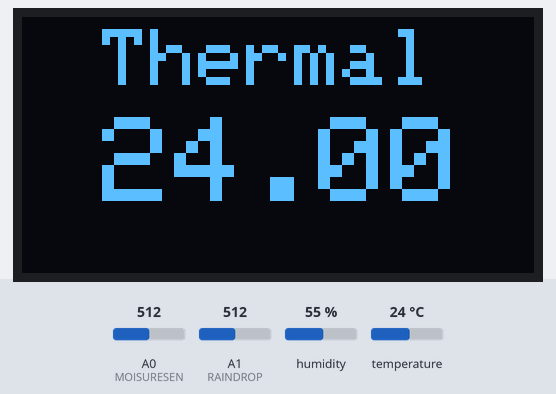
A sketch run on a simulated Arduino Uno, built with avr-gcc and run on an emulated ATmega328P. On the bench: 128×64 one-colour display. Inputs (shaded band) come from the test bench; at power-on: humidity 55 %, A0 (MOISURESEN) = 512, A1 (RAINDROP) = 512, temperature 24 °C. What the sketch prints to the serial monitor is not drawn.

Above: at 3.3 s.
3.4 s: humidity set to 22 %
At 7.7 s:
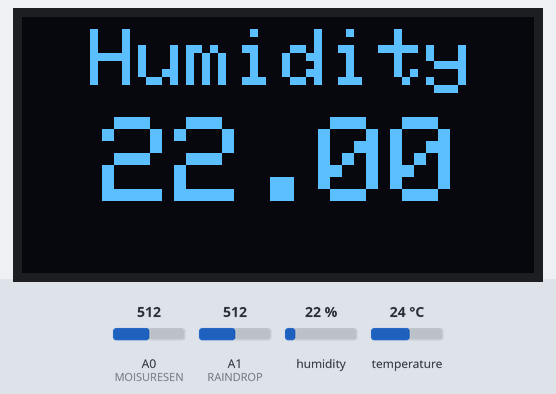
11.9 s: A0 (MOISURESEN) set to 716
At 15.3 s:
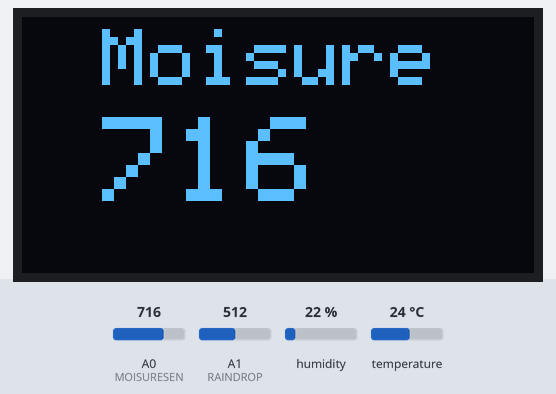
17.7 s: A1 (RAINDROP) set to 716
At 26.8 s:
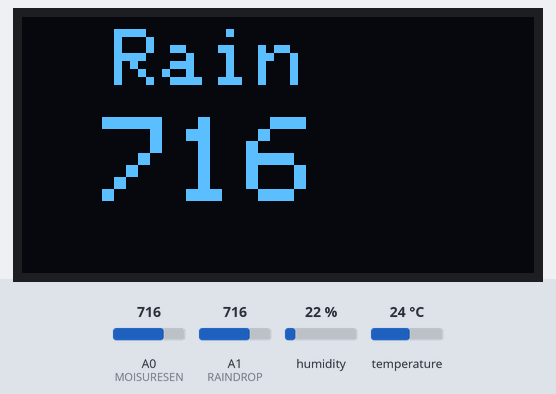
28.2 s: temperature set to 12 °C
At 34.9 s:
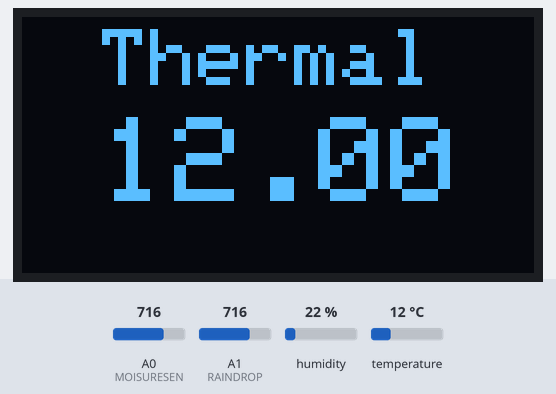
36.6 s: A0 (MOISURESEN) set to 992
At 41.1 s:
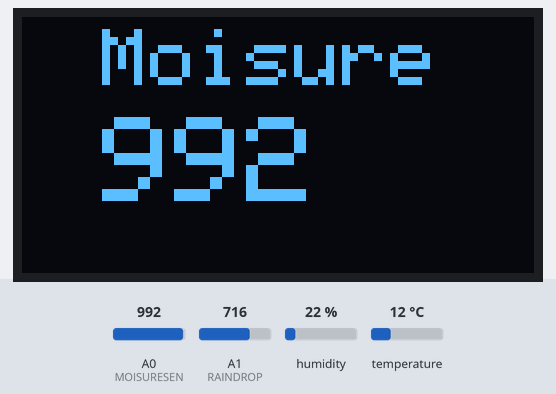
42.8 s: A1 (RAINDROP) set to 992
At 47.6 s:
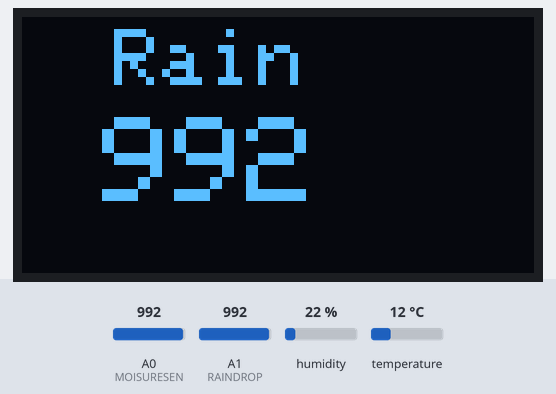
Timing chart, 0 to 49.1 s (numbered marks = the images above; inputs shaded):
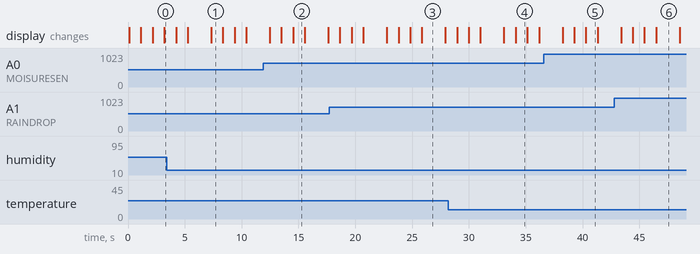

The sketch:

arduino-code.ino
```cpp
#include <SPI.h> // For SPI communication for OLED
#include <Wire.h> // For i2C communication for OLED


// OLED
#include <Adafruit_GFX.h> // OLED library
#include <Adafruit_SSD1306.h> // OLED library
#define SCREEN_WIDTH 128 // OLED width
#define SCREEN_HEIGHT 64 // OLED height
#define OLED_MOSI   9
#define OLED_CLK   10
#define OLED_DC    11
#define OLED_CS    12
#define OLED_RESET 13

Adafruit_SSD1306 display(SCREEN_WIDTH, SCREEN_HEIGHT,
  OLED_MOSI, OLED_CLK, OLED_DC, OLED_RESET, OLED_CS);


// DHT
#include <DHT.h> // DHT library
#define DHTPIN 7     // DHT pin number
#define DHTTYPE DHT11   // DHT 22  (AM2302)
DHT dht(DHTPIN, DHTTYPE); // Initialize DHT sensor for normal 16mhz Arduino

#define MOISURESEN A0 // Moisure sensor pin number
#define RAINDROP A1 // Rain drop sensor pin number


float hum;  // Stores humidity value
float temp; // Stores temperature valuex
int mosiureValue; // Store moisure value from sensor
int rainDropValue; // Store rain drop value from sensor

void setup() {
  // put your setup code here, to run once:
  Serial.begin(9600); // Serial communication initialisation
  Serial.println("Arduino Weather Station:-");
  Serial.println("Project by Akhil A B");
  pinMode(MOISURESEN, INPUT); // Moisure sensor pin initialisation
  pinMode(RAINDROP, INPUT); // Rain drop sensor pin initialisation
  dht.begin(); // DHT sensor initialization
  Serial.println("DHT11 initialised.");
  if(!display.begin(SSD1306_SWITCHCAPVCC)) {

    for(;;); //
  }
  display.clearDisplay();
  display.display();
  display.clearDisplay();
  display.setTextSize(2);
  display.setTextColor(SSD1306_WHITE);
  display.setCursor(0,10);
  display.print("Arduino");
  display.setCursor(0,30);
  display.print("Weather");
  display.setCursor(0,50);
  display.print("Station");
  display.display();
  delay(1000);
  display.clearDisplay();
  display.setCursor(0,10);
  display.print("By");
  display.setCursor(0,30);
  display.print("Akhil");
  display.setCursor(0,50);
  display.print("A B");
  display.display();
  delay(1000);
}

void loop() {
  // put your main code here, to run repeatedly:
  hum = dht.readHumidity(); // Read humidity from sensor and store in variable.
  temp= dht.readTemperature(); // Read temperature from sensor and store in variable.
  mosiureValue = analogRead(MOISURESEN); // Read moisure value from sensor and store in variable
  rainDropValue = analogRead(RAINDROP); // Read rain drop value from sensor and store in variable

  // Display Humidity
  display.clearDisplay();
  display.setTextSize(2);
  display.setTextColor(SSD1306_WHITE);
  display.setCursor(17,3);
  display.print("Humidity");
  display.setTextSize(3);
  display.setCursor(20,25);
  display.print(hum);
  display.display();
  delay(1000);

  // Display Temperature
  display.clearDisplay();
  display.setTextSize(2);
  display.setTextColor(SSD1306_WHITE);
  display.setCursor(20,3);
  display.print("Thermal");
  display.setTextSize(3);
  display.setCursor(20,25);
  display.print(temp);
  display.display();
  delay(1000);

  // Display Moisure value
  display.clearDisplay();
  display.setTextSize(2);
  display.setTextColor(SSD1306_WHITE);
  display.setCursor(20,3);
  display.print("Moisure");
  display.setTextSize(3);
  display.setCursor(20,25);
  display.print(mosiureValue);
  display.display();
  delay(1000);

  // Display Rain drop
  display.clearDisplay();
  display.setTextSize(2);
  display.setTextColor(SSD1306_WHITE);
  display.setCursor(23,3);
  display.print("Rain");
  display.setTextSize(3);
  display.setCursor(20,25);
  display.print(rainDropValue);
  display.display();
  delay(1000);

  Serial.print("Humidity: ");
  Serial.print(hum);
  Serial.print(" %, Temp: ");
  Serial.print(temp);
  Serial.print(" Celsius");
  Serial.print(", Moisure value: ");
  Serial.print(mosiureValue);
  Serial.print(", Rain drop value: ");
  Serial.println(rainDropValue);
  delay(1000);
}
```

Measured:
- what the display in image 1 shows lasts 1.0 s, from 7.3 s to 8.3 s
- what the display in image 3 shows lasts 2.0 s, from 25.9 s to 27.9 s
